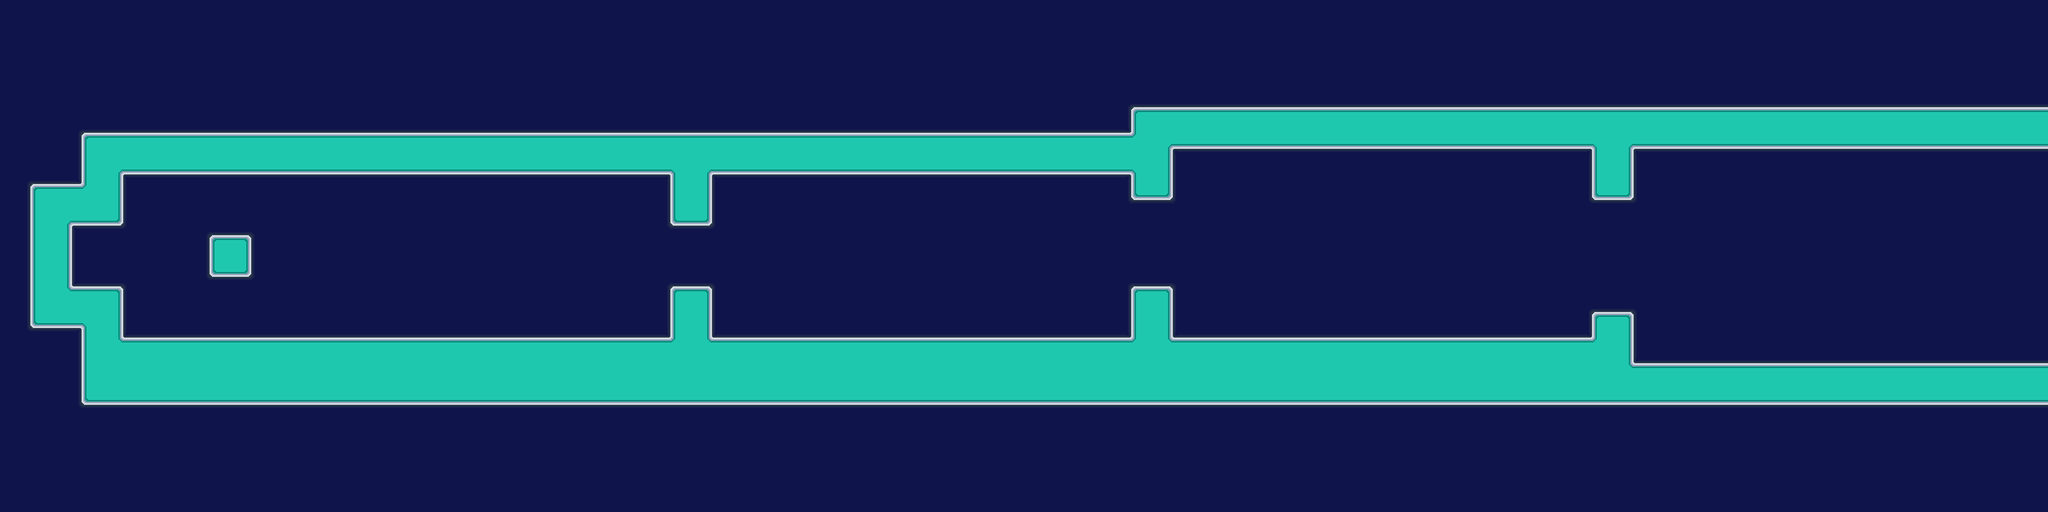

The image is a tile-based game level rendered from a .tmx file. Its description and complete source (layers, tilesets, objects, tile grids) follow:
An orthogonal 80x20 tile map with 32x32 px tiles, 1 tile layer (Tile Layer 1).

<map version="1.10" tiledversion="1.11.2" orientation="orthogonal" renderorder="right-down" width="80" height="20" tilewidth="32" tileheight="32" infinite="0" nextlayerid="2" nextobjectid="1">
 <tileset firstgid="1" source="Tilesets/TSXs/Overworld 3.tsx" />
 <layer id="1" name="Tile Layer 1" width="80" height="20">
  <data encoding="csv">
89,89,89,89,89,89,89,89,89,89,89,89,89,89,89,89,89,89,89,89,89,89,89,89,89,89,89,89,89,89,89,89,89,89,89,89,89,89,89,89,89,89,89,89,89,89,89,89,89,89,89,89,89,89,89,89,89,89,89,89,89,89,89,89,89,89,89,89,89,89,89,89,89,89,89,89,89,89,89,89,
89,89,89,89,89,89,89,89,89,89,89,89,89,89,89,89,89,89,89,89,89,89,89,89,89,89,89,89,89,89,89,89,89,89,89,89,89,89,89,89,89,89,89,89,89,89,89,89,89,89,89,89,89,89,89,89,89,89,89,89,89,89,89,89,89,89,89,89,89,89,89,89,89,89,89,89,89,89,89,89,
89,89,89,89,89,89,89,89,89,89,89,89,89,89,89,89,89,89,89,89,89,89,89,89,89,89,89,89,89,89,89,89,89,89,89,89,89,89,89,89,89,89,89,89,89,89,89,89,89,89,89,89,89,89,89,89,89,89,89,89,89,89,89,89,89,89,89,89,89,89,89,89,89,89,89,89,89,89,89,89,
89,89,89,89,89,89,89,89,89,89,89,89,89,89,89,89,89,89,89,89,89,89,89,89,89,89,89,89,89,89,89,89,89,89,89,89,89,89,89,89,89,89,89,89,89,89,89,89,89,89,89,89,89,89,89,89,89,89,89,89,89,89,89,89,89,89,89,89,89,89,89,89,89,89,89,89,89,89,89,89,
89,89,89,89,89,89,89,89,89,89,89,89,89,89,89,89,89,89,89,89,89,89,89,89,89,89,89,89,89,89,89,89,89,89,89,89,89,89,89,89,89,89,89,89,101,102,102,102,102,102,102,102,102,102,102,102,102,102,102,102,102,102,102,102,102,102,102,102,102,102,102,102,102,102,102,102,102,102,102,102,
89,89,89,101,102,102,102,102,102,102,102,102,102,102,102,102,102,102,102,102,102,102,102,102,102,102,102,102,102,102,102,102,102,102,102,102,102,102,102,102,102,102,102,102,61,69,117,117,117,117,117,117,117,117,117,117,117,117,117,117,117,117,85,69,117,117,117,117,117,117,117,117,117,117,117,117,117,117,117,117,
89,89,89,76,69,117,117,117,117,117,117,117,117,117,117,117,117,117,117,117,117,117,117,117,117,117,85,69,117,117,117,117,117,117,117,117,117,117,117,117,117,117,117,117,85,63,89,89,89,89,89,89,89,89,89,89,89,89,89,89,89,89,76,63,89,89,89,89,89,89,89,89,89,89,89,89,89,89,89,89,
89,101,102,61,63,89,89,89,89,89,89,89,89,89,89,89,89,89,89,89,89,89,89,89,89,89,76,63,89,89,89,89,89,89,89,89,89,89,89,89,89,89,89,89,116,115,89,89,89,89,89,89,89,89,89,89,89,89,89,89,89,89,116,115,89,89,89,89,89,89,89,89,89,89,89,89,89,89,89,89,
89,76,69,117,115,89,89,89,89,89,89,89,89,89,89,89,89,89,89,89,89,89,89,89,89,89,116,115,89,89,89,89,89,89,89,89,89,89,89,89,89,89,89,89,89,89,89,89,89,89,89,89,89,89,89,89,89,89,89,89,89,89,89,89,89,89,89,89,89,89,89,89,89,89,89,89,89,89,89,89,
89,76,63,89,89,89,89,89,101,100,89,89,89,89,89,89,89,89,89,89,89,89,89,89,89,89,89,89,89,89,89,89,89,89,89,89,89,89,89,89,89,89,89,89,89,89,89,89,89,89,89,89,89,89,89,89,89,89,89,89,89,89,89,89,89,89,89,89,89,89,89,89,89,89,89,89,89,89,89,89,
89,76,63,89,89,89,89,89,116,115,89,89,89,89,89,89,89,89,89,89,89,89,89,89,89,89,89,89,89,89,89,89,89,89,89,89,89,89,89,89,89,89,89,89,89,89,89,89,89,89,89,89,89,89,89,89,89,89,89,89,89,89,89,89,89,89,89,89,89,89,89,89,89,89,89,89,89,89,89,89,
89,76,77,102,100,89,89,89,89,89,89,89,89,89,89,89,89,89,89,89,89,89,89,89,89,89,101,100,89,89,89,89,89,89,89,89,89,89,89,89,89,89,89,89,101,100,89,89,89,89,89,89,89,89,89,89,89,89,89,89,89,89,89,89,89,89,89,89,89,89,89,89,89,89,89,89,89,89,89,89,
89,116,117,85,63,89,89,89,89,89,89,89,89,89,89,89,89,89,89,89,89,89,89,89,89,89,76,63,89,89,89,89,89,89,89,89,89,89,89,89,89,89,89,89,76,63,89,89,89,89,89,89,89,89,89,89,89,89,89,89,89,89,101,100,89,89,89,89,89,89,89,89,89,89,89,89,89,89,89,89,
89,89,89,76,77,102,102,102,102,102,102,102,102,102,102,102,102,102,102,102,102,102,102,102,102,102,61,77,102,102,102,102,102,102,102,102,102,102,102,102,102,102,102,102,61,77,102,102,102,102,102,102,102,102,102,102,102,102,102,102,102,102,61,63,89,89,89,89,89,89,89,89,89,89,89,89,89,89,89,89,
89,89,89,76,62,62,86,86,62,62,86,86,86,62,62,62,86,62,62,86,62,62,62,86,62,86,86,86,86,62,62,62,86,62,86,86,86,86,86,62,86,86,62,86,62,62,86,62,62,62,86,86,62,86,62,86,62,62,62,86,62,62,62,77,102,102,102,102,102,102,102,102,102,102,102,102,102,102,102,102,
89,89,89,116,117,117,117,117,117,117,117,117,117,117,117,117,117,117,117,117,117,117,117,117,117,117,117,117,117,117,117,117,117,117,117,117,117,117,117,117,117,117,117,117,117,117,117,117,117,117,117,117,117,117,117,117,117,117,117,117,117,117,117,117,117,117,117,117,117,117,117,117,117,117,117,117,117,117,117,117,
89,89,89,89,89,89,89,89,89,89,89,89,89,89,89,89,89,89,89,89,89,89,89,89,89,89,89,89,89,89,89,89,89,89,89,89,89,89,89,89,89,89,89,89,89,89,89,89,89,89,89,89,89,89,89,89,89,89,89,89,89,89,89,89,89,89,89,89,89,89,89,89,89,89,89,89,89,89,89,89,
89,89,89,89,89,89,89,89,89,89,89,89,89,89,89,89,89,89,89,89,89,89,89,89,89,89,89,89,89,89,89,89,89,89,89,89,89,89,89,89,89,89,89,89,89,89,89,89,89,89,89,89,89,89,89,89,89,89,89,89,89,89,89,89,89,89,89,89,89,89,89,89,89,89,89,89,89,89,89,89,
89,89,89,89,89,89,89,89,89,89,89,89,89,89,89,89,89,89,89,89,89,89,89,89,89,89,89,89,89,89,89,89,89,89,89,89,89,89,89,89,89,89,89,89,89,89,89,89,89,89,89,89,89,89,89,89,89,89,89,89,89,89,89,89,89,89,89,89,89,89,89,89,89,89,89,89,89,89,89,89,
89,89,89,89,89,89,89,89,89,89,89,89,89,89,89,89,89,89,89,89,89,89,89,89,89,89,89,89,89,89,89,89,89,89,89,89,89,89,89,89,89,89,89,89,89,89,89,89,89,89,89,89,89,89,89,89,89,89,89,89,89,89,89,89,89,89,89,89,89,89,89,89,89,89,89,89,89,89,89,89
</data>
 </layer>
</map>
